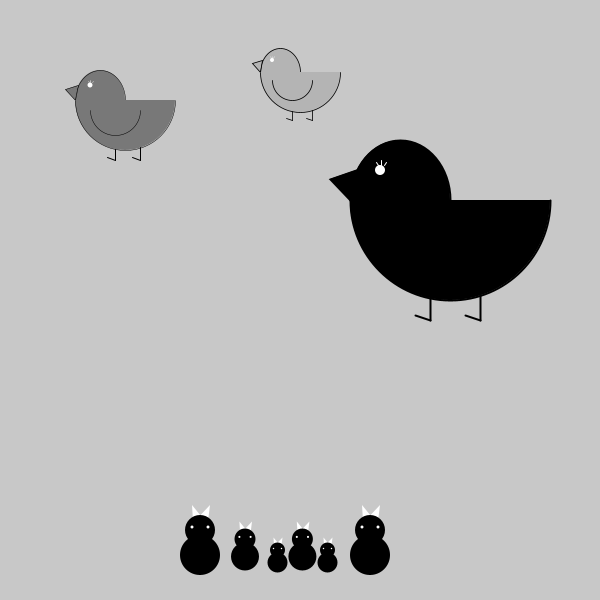
Frame 1 (no input)
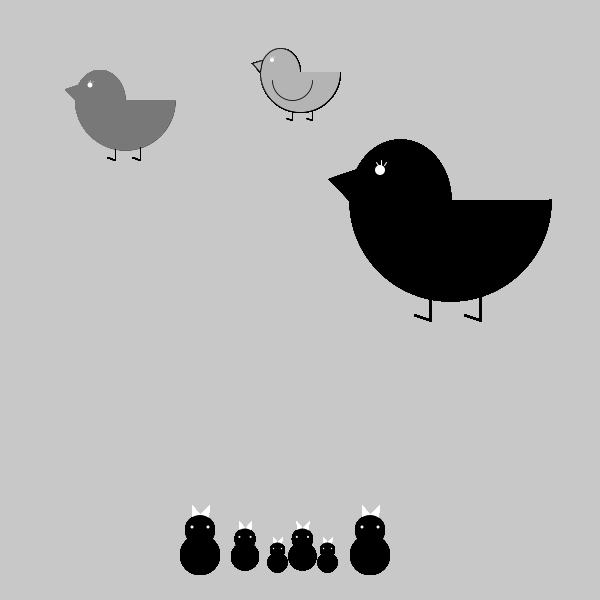
Frame 60 (the mouse pressed at the canvas centre just before this capture)
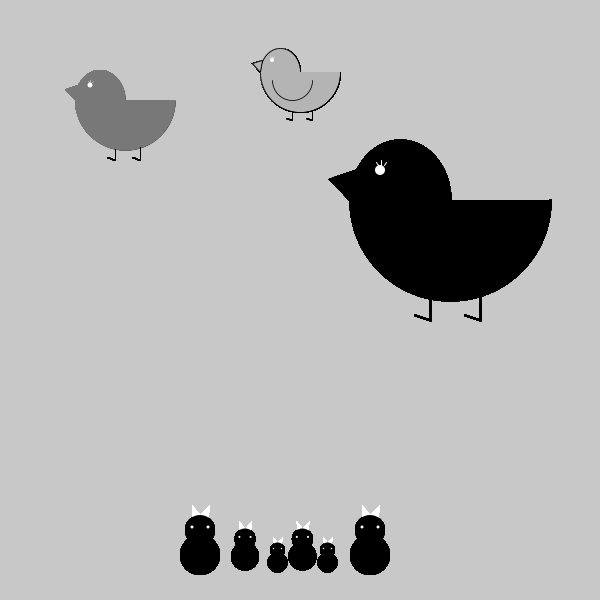
Frame 120 (the mouse held since frame 60 and released just before this capture)

The Processing sketch that drew these frames (run headless with seeded random() and noise(); from frame 60 on, the mouse is pressed at the canvas centre):

// Processing sketch: processing_15992
// ── processing_15992.pde

void setup() {
  size(600,600);
  smooth();
  background(200);
}

void draw() {
  bird(100,100, 0.5, 120);
  bird(300,100,1,0);
  bird(600,80,0.4,180);

  baby(100,300,1);
  baby(250,540,0.7);
  baby(455,870,0.5);
  baby(270,300,1);
  baby(332,540,0.7);
  baby(555,870,0.5);
}



void bird(int x, int y, float s, int c) {
  pushMatrix();
  scale(s);
  translate(x,y);
  fill(c);

  //head
  arc(100,100,100,120,PI,TWO_PI);
  triangle(30,79,50,100,56,70);
  //body
  arc(150,100,200,200,0,PI);
  arc(130,120,100,100,0,PI);

  //eye
  fill(255);
  stroke(255);
  strokeWeight(1);

  line(78,65,76,62);
  line(81,65,81,60.5);
  line(84,65,86,62);
  noStroke();
  ellipse(80,70,10,10);

  //leg
  stroke(0);
  strokeWeight(2);
  line(130,198,130,220);
  line(180,195,180,220);
  line(130,220,115,215);
  line(180,220,165,215);
  popMatrix();
}





void baby(int x1, int y1, float s1) {
  pushMatrix();
  scale(s1);
  translate(x1,y1);
 

  fill(255);
  noStroke();
  triangle(93,221,105,221,92,205);
  triangle(95,221,110,205,108,221);
  //babyhead
  fill(0);
  ellipse(100,230,30,30);

  //babybody
  fill(0);
  ellipse(100,255,40,40);
  //babyeye
  fill(255);
  ellipse(92,227,3,3);
  ellipse(108,227,3,3);
  popMatrix();
}
